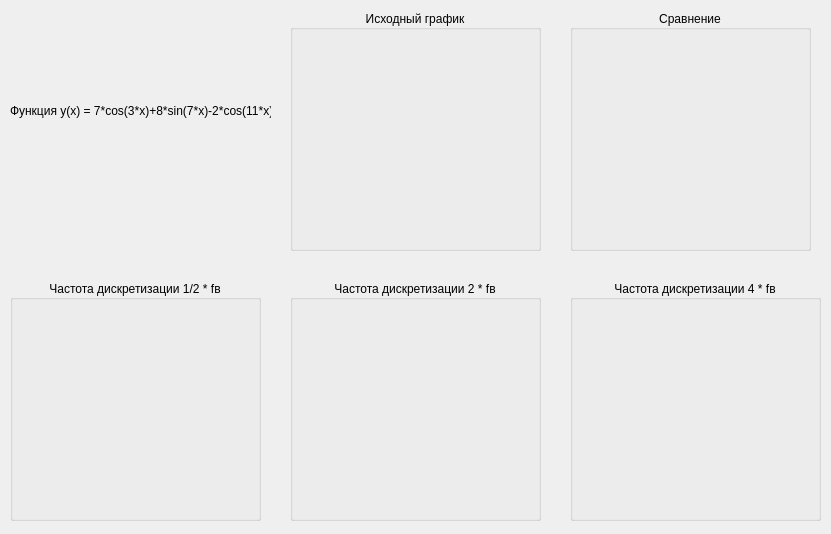
<?xml version="1.0" encoding="UTF-8"?>
<ui version="4.0">
 <class>MainWindow</class>
 <widget class="QMainWindow" name="MainWindow">
  <property name="geometry">
   <rect>
    <x>0</x>
    <y>0</y>
    <width>831</width>
    <height>534</height>
   </rect>
  </property>
  <property name="windowTitle">
   <string>Теорема Котельникова</string>
  </property>
  <widget class="QWidget" name="centralWidget">
   <widget class="QGroupBox" name="groupBox">
    <property name="geometry">
     <rect>
      <x>290</x>
      <y>10</y>
      <width>251</width>
      <height>241</height>
     </rect>
    </property>
    <property name="title">
     <string>Исходный график</string>
    </property>
    <property name="alignment">
     <set>Qt::AlignCenter</set>
    </property>
    <widget class="QWidget" name="gridLayoutWidget">
     <property name="geometry">
      <rect>
       <x>20</x>
       <y>20</y>
       <width>211</width>
       <height>211</height>
      </rect>
     </property>
     <layout class="QGridLayout" name="originGridLayout"/>
    </widget>
   </widget>
   <widget class="QGroupBox" name="groupBox_2">
    <property name="geometry">
     <rect>
      <x>10</x>
      <y>280</y>
      <width>251</width>
      <height>241</height>
     </rect>
    </property>
    <property name="title">
     <string>Частота дискретизации 1/2 * fв</string>
    </property>
    <property name="alignment">
     <set>Qt::AlignCenter</set>
    </property>
    <widget class="QWidget" name="gridLayoutWidget_2">
     <property name="geometry">
      <rect>
       <x>20</x>
       <y>20</y>
       <width>211</width>
       <height>211</height>
      </rect>
     </property>
     <layout class="QGridLayout" name="lessGridLayout"/>
    </widget>
   </widget>
   <widget class="QGroupBox" name="groupBox_3">
    <property name="geometry">
     <rect>
      <x>570</x>
      <y>280</y>
      <width>251</width>
      <height>241</height>
     </rect>
    </property>
    <property name="title">
     <string>Частота дискретизации 4 * fв</string>
    </property>
    <property name="alignment">
     <set>Qt::AlignCenter</set>
    </property>
    <widget class="QWidget" name="gridLayoutWidget_3">
     <property name="geometry">
      <rect>
       <x>20</x>
       <y>20</y>
       <width>211</width>
       <height>211</height>
      </rect>
     </property>
     <layout class="QGridLayout" name="largerGridLayout"/>
    </widget>
   </widget>
   <widget class="QGroupBox" name="groupBox_4">
    <property name="geometry">
     <rect>
      <x>290</x>
      <y>280</y>
      <width>251</width>
      <height>241</height>
     </rect>
    </property>
    <property name="title">
     <string>Частота дискретизации 2 * fв</string>
    </property>
    <property name="alignment">
     <set>Qt::AlignCenter</set>
    </property>
    <widget class="QWidget" name="gridLayoutWidget_4">
     <property name="geometry">
      <rect>
       <x>20</x>
       <y>20</y>
       <width>211</width>
       <height>211</height>
      </rect>
     </property>
     <layout class="QGridLayout" name="optimalGridLayout"/>
    </widget>
   </widget>
   <widget class="QLabel" name="functionName">
    <property name="geometry">
     <rect>
      <x>10</x>
      <y>90</y>
      <width>261</width>
      <height>41</height>
     </rect>
    </property>
    <property name="text">
     <string>Функция y(x) = 7*cos(3*x)+8*sin(7*x)-2*cos(11*x)</string>
    </property>
   </widget>
   <widget class="QGroupBox" name="groupBox_5">
    <property name="geometry">
     <rect>
      <x>570</x>
      <y>10</y>
      <width>241</width>
      <height>241</height>
     </rect>
    </property>
    <property name="title">
     <string>Сравнение</string>
    </property>
    <property name="alignment">
     <set>Qt::AlignCenter</set>
    </property>
    <property name="flat">
     <bool>false</bool>
    </property>
    <property name="checkable">
     <bool>false</bool>
    </property>
    <widget class="QWidget" name="gridLayoutWidget_5">
     <property name="geometry">
      <rect>
       <x>20</x>
       <y>20</y>
       <width>211</width>
       <height>201</height>
      </rect>
     </property>
     <layout class="QGridLayout" name="gridLayout"/>
    </widget>
   </widget>
  </widget>
 </widget>
 <layoutdefault spacing="6" margin="11"/>
 <resources/>
 <connections/>
</ui>
